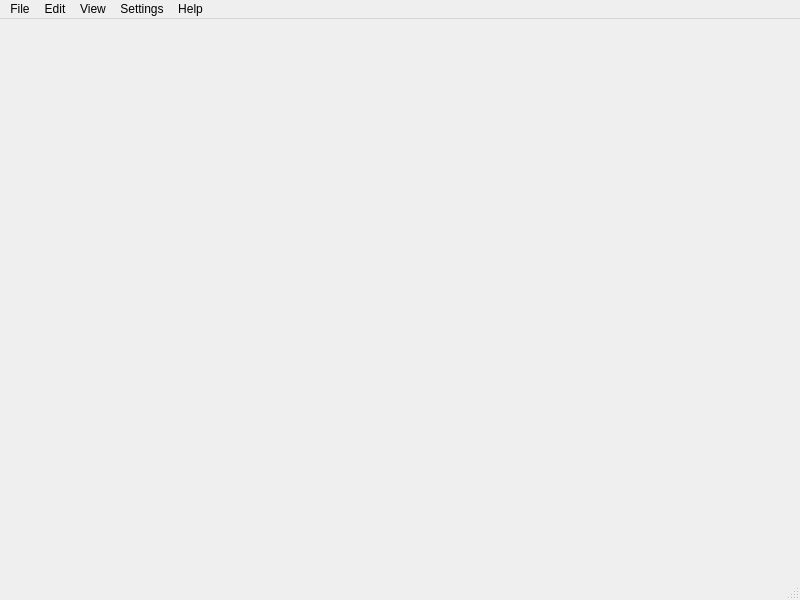
<?xml version="1.0" encoding="UTF-8"?>
<ui version="4.0">
 <class>MainWindow</class>
 <widget class="QMainWindow" name="MainWindow">
  <property name="geometry">
   <rect>
    <x>0</x>
    <y>0</y>
    <width>800</width>
    <height>600</height>
   </rect>
  </property>
  <property name="windowTitle">
   <string>MainWindow</string>
  </property>
  <widget class="QWidget" name="centralwidget"/>
  <widget class="QMenuBar" name="menubar">
   <property name="geometry">
    <rect>
     <x>0</x>
     <y>0</y>
     <width>800</width>
     <height>21</height>
    </rect>
   </property>
   <widget class="QMenu" name="menuFile">
    <property name="title">
     <string>File</string>
    </property>
    <widget class="QMenu" name="menu_new_project">
     <property name="title">
      <string>New Project</string>
     </property>
     <addaction name="menu_new_project_json"/>
     <addaction name="actionES6_Format"/>
     <addaction name="actionProperties_Format"/>
    </widget>
    <widget class="QMenu" name="menuOpen_Recent">
     <property name="title">
      <string>Open Recent</string>
     </property>
     <addaction name="actionqewrqwe"/>
     <addaction name="separator"/>
     <addaction name="actionClear_List"/>
    </widget>
    <addaction name="menu_new_project"/>
    <addaction name="actionImport_Project"/>
    <addaction name="actionOpen_Containing_Folder"/>
    <addaction name="menuOpen_Recent"/>
    <addaction name="separator"/>
    <addaction name="actionSave"/>
    <addaction name="actionReload_from_Disk"/>
    <addaction name="separator"/>
    <addaction name="actionExit"/>
   </widget>
   <widget class="QMenu" name="menuEdit">
    <property name="title">
     <string>Edit</string>
    </property>
    <addaction name="actionAdd_Locale"/>
    <addaction name="separator"/>
    <addaction name="actionAdd_Translation"/>
    <addaction name="actionFind_Translation"/>
    <addaction name="separator"/>
    <addaction name="actionRename_Translation"/>
    <addaction name="actionDuplicate_Translation"/>
    <addaction name="actionDelete_Translation"/>
   </widget>
   <widget class="QMenu" name="menuView">
    <property name="title">
     <string>View</string>
    </property>
   </widget>
   <widget class="QMenu" name="menuSettings">
    <property name="title">
     <string>Settings</string>
    </property>
    <addaction name="actionProject_Preferences"/>
    <addaction name="actionPreferences"/>
   </widget>
   <widget class="QMenu" name="menuHelp">
    <property name="title">
     <string>Help</string>
    </property>
    <addaction name="actionCheck_for_Updates"/>
    <addaction name="actionAbout_i18n_editor"/>
   </widget>
   <addaction name="menuFile"/>
   <addaction name="menuEdit"/>
   <addaction name="menuView"/>
   <addaction name="menuSettings"/>
   <addaction name="menuHelp"/>
  </widget>
  <widget class="QStatusBar" name="statusbar"/>
  <action name="actionImport_Project">
   <property name="text">
    <string>Import Project</string>
   </property>
  </action>
  <action name="actionOpen_Containing_Folder">
   <property name="text">
    <string>Open Containing Folder</string>
   </property>
  </action>
  <action name="actionSave">
   <property name="text">
    <string>Save</string>
   </property>
  </action>
  <action name="actionReload_from_Disk">
   <property name="text">
    <string>Reload from Disk</string>
   </property>
  </action>
  <action name="actionExit">
   <property name="text">
    <string>Exit</string>
   </property>
  </action>
  <action name="menu_new_project_json">
   <property name="text">
    <string>JSON Format...</string>
   </property>
  </action>
  <action name="actionES6_Format">
   <property name="text">
    <string>ES6 Format...</string>
   </property>
  </action>
  <action name="actionProperties_Format">
   <property name="text">
    <string>Properties Format</string>
   </property>
  </action>
  <action name="actionqewrqwe">
   <property name="text">
    <string>qewrqwe</string>
   </property>
  </action>
  <action name="actionClear_List">
   <property name="text">
    <string>Clear List</string>
   </property>
  </action>
  <action name="actionAdd_Locale">
   <property name="text">
    <string>Add Locale...</string>
   </property>
  </action>
  <action name="actionAdd_Translation">
   <property name="text">
    <string>Add Translation...</string>
   </property>
  </action>
  <action name="actionFind_Translation">
   <property name="text">
    <string>Find Translation</string>
   </property>
  </action>
  <action name="actionRename_Translation">
   <property name="text">
    <string>Rename Translation...</string>
   </property>
  </action>
  <action name="actionDuplicate_Translation">
   <property name="text">
    <string>Duplicate Translation...</string>
   </property>
  </action>
  <action name="actionDelete_Translation">
   <property name="text">
    <string>Delete Translation</string>
   </property>
  </action>
  <action name="actionProject_Preferences">
   <property name="text">
    <string>Project Preferences...</string>
   </property>
  </action>
  <action name="actionPreferences">
   <property name="text">
    <string>Preferences...</string>
   </property>
  </action>
  <action name="actionCheck_for_Updates">
   <property name="text">
    <string>Check for Updates...</string>
   </property>
  </action>
  <action name="actionAbout_i18n_editor">
   <property name="text">
    <string>About i18n-editor</string>
   </property>
  </action>
 </widget>
 <resources/>
 <connections/>
</ui>
